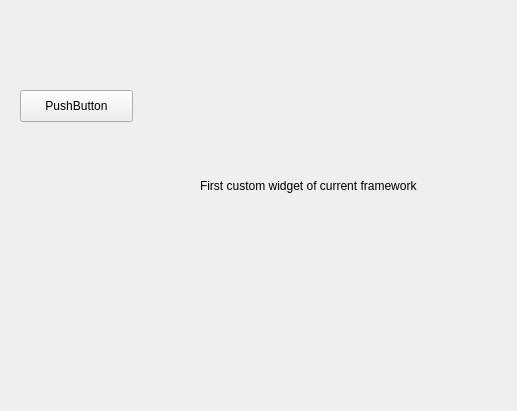
<?xml version="1.0" encoding="UTF-8"?>
<ui version="4.0">
 <class>Form</class>
 <widget class="QWidget" name="Form">
  <property name="geometry">
   <rect>
    <x>0</x>
    <y>0</y>
    <width>517</width>
    <height>411</height>
   </rect>
  </property>
  <property name="windowTitle">
   <string>Form</string>
  </property>
  <widget class="QLabel" name="label">
   <property name="geometry">
    <rect>
     <x>200</x>
     <y>120</y>
     <width>291</width>
     <height>131</height>
    </rect>
   </property>
   <property name="text">
    <string>First custom widget of current framework</string>
   </property>
  </widget>
  <widget class="QPushButton" name="pushButton">
   <property name="geometry">
    <rect>
     <x>20</x>
     <y>90</y>
     <width>113</width>
     <height>32</height>
    </rect>
   </property>
   <property name="text">
    <string>PushButton</string>
   </property>
  </widget>
 </widget>
 <resources/>
 <connections/>
</ui>
